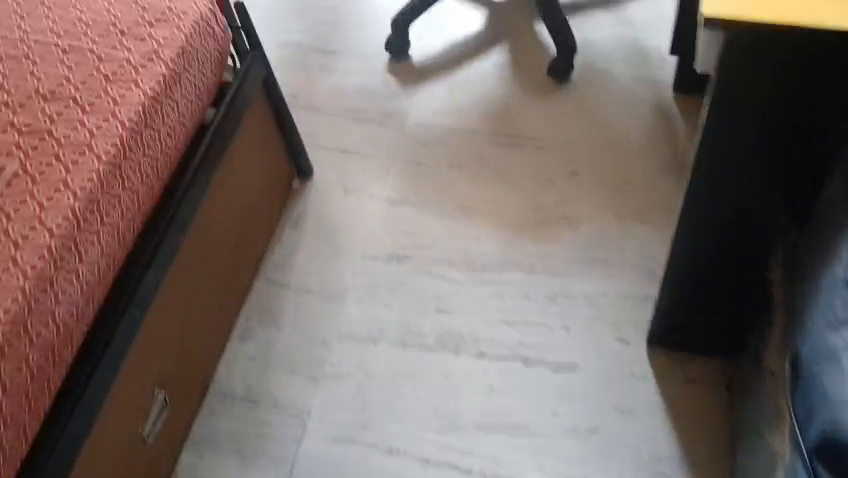
#> input picture frame 45 of clips/clip1.mp4, 848 x 478 px
$ python extract_keyframes.py
#> lines starting #> are read from the running program, lines starting #| are printed output that depends on the picture
"""Extract key frames from BlindAid video clips for annotation.

Reads each clip from c:\\blindaid\\clips\\*.mp4, samples every 3rd frame
(matching the evaluation pipeline's sample_every_n=3), resizes to 640x480,
then selects ~20 uniformly-spaced key frames per clip.

Output:
    c:\\blindaid\\evaluation\\annotation_frames\\<clip_name>\\frame_NNNN.jpg
    c:\\blindaid\\evaluation\\annotation_frames\\manifest.json

Usage:
    python evaluation/extract_keyframes.py
    python evaluation/extract_keyframes.py --clips-dir clips --keyframes-per-clip 20
    python evaluation/extract_keyframes.py --sample-every 3 --width 640 --height 480
"""

import argparse
import json
import os
import sys
import time
from pathlib import Path

import cv2
import numpy as np


# Project layout
PROJECT_ROOT = Path(__file__).resolve().parent.parent
DEFAULT_CLIPS_DIR = PROJECT_ROOT / "clips"
DEFAULT_OUTPUT_DIR = PROJECT_ROOT / "evaluation" / "annotation_frames"


def discover_clips(clips_dir: Path) -> list[Path]:
    """Find all .mp4 clips sorted naturally (clip1, clip2, ..., clip16)."""
    clips = sorted(
        clips_dir.glob("*.mp4"),
        key=lambda p: _natural_sort_key(p.stem),
    )
    return clips


def _natural_sort_key(text: str):
    """Sort 'clip2' before 'clip10'."""
    import re
    return [
        int(part) if part.isdigit() else part.lower()
        for part in re.split(r"(\d+)", text)
    ]


def extract_sampled_frames(
    video_path: Path,
    sample_every_n: int = 3,
    target_size: tuple[int, int] = (640, 480),
) -> tuple[list[np.ndarray], list[int], float, int]:
    """Read a video and return sampled + resized frames.

    Returns:
        frames: list of BGR images (640x480)
        indices: original video frame indices that were sampled
        fps: video FPS
        total_frames: total frame count in the original video
    """
#> called with sample_every_n = 3, target_size = (640, 480)
    cap = cv2.VideoCapture(str(video_path))
    if not cap.isOpened():
        raise IOError(f"Cannot open video: {video_path}")

    fps = cap.get(cv2.CAP_PROP_FPS)
    total_frames = int(cap.get(cv2.CAP_PROP_FRAME_COUNT))

    frames = []
    indices = []
    frame_idx = 0

    while True:
        ret, frame = cap.read()
#> frame is the input picture: shape (478, 848, 3); mean B, G, R 104.7, 108.6, 122.2
        if not ret:
            break
        if frame_idx % sample_every_n == 0:
            frame = cv2.resize(frame, target_size)
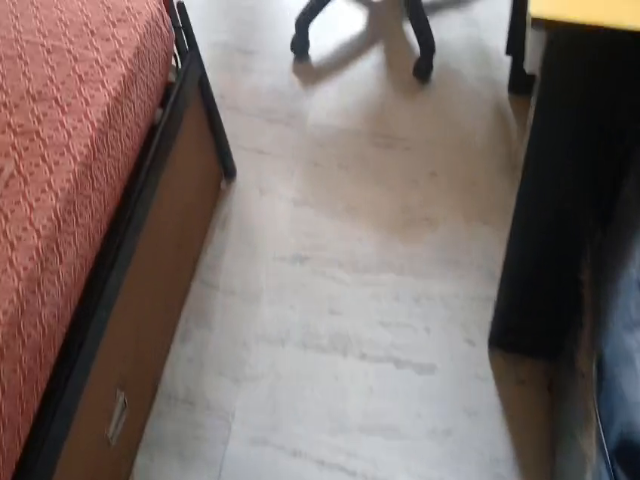
#> frame: shape (480, 640, 3); mean B, G, R 104.6, 108.5, 122.1
            frames.append(frame)
            indices.append(frame_idx)
        frame_idx += 1

    cap.release()
    return frames, indices, fps, total_frames


def select_uniform_keyframes(
    frames: list[np.ndarray],
    indices: list[int],
    num_keyframes: int = 20,
) -> list[tuple[np.ndarray, int]]:
    """Select approximately `num_keyframes` evenly-spaced frames.

    Uses uniform sampling across the sampled frame list so that
    key frames span the entire clip duration.

    Returns:
        List of (frame_image, original_video_frame_index) tuples.
    """
    n = len(frames)
    if n == 0:
        return []

    # Clamp to available frames
    k = min(num_keyframes, n)

    # Compute evenly-spaced positions (linspace gives exact endpoints)
    positions = np.linspace(0, n - 1, k, dtype=int)
    # Remove duplicates while preserving order
    seen = set()
    unique_positions = []
    for p in positions:
        if p not in seen:
            seen.add(p)
            unique_positions.append(p)

    return [(frames[i], indices[i]) for i in unique_positions]


def process_clip(
    clip_path: Path,
    output_dir: Path,
    sample_every_n: int,
    target_size: tuple[int, int],
    num_keyframes: int,
) -> list[dict]:
    """Process a single clip: extract sampled frames, select keyframes, save.

    Returns list of manifest entries for this clip.
    """
    clip_name = clip_path.stem  # e.g. "clip1"
    clip_output = output_dir / clip_name
    clip_output.mkdir(parents=True, exist_ok=True)

    # Extract all sampled frames
    frames, indices, fps, total_video_frames = extract_sampled_frames(
        clip_path, sample_every_n, target_size
    )

    duration = total_video_frames / fps if fps > 0 else 0.0

    print(f"  {clip_path.name}: {total_video_frames} total frames, "
          f"{fps:.1f} FPS, {duration:.1f}s, "
          f"{len(frames)} sampled (every {sample_every_n})")

    # Select uniform keyframes
    keyframes = select_uniform_keyframes(frames, indices, num_keyframes)

    print(f"    -> Selected {len(keyframes)} key frames (uniform sampling)")

    # Save and build manifest entries
    manifest_entries = []
    for kf_frame, orig_idx in keyframes:
        filename = f"frame_{orig_idx:04d}.jpg"
        filepath = clip_output / filename

        # Save with reasonable JPEG quality
        cv2.imwrite(str(filepath), kf_frame, [cv2.IMWRITE_JPEG_QUALITY, 95])

        # Relative path for manifest (portable across machines)
        rel_path = f"annotation_frames/{clip_name}/{filename}"
        manifest_entries.append({
            "clip": clip_path.name,           # e.g. "clip1.mp4"
            "frame_idx": orig_idx,            # original video frame index
            "image_path": rel_path,           # relative to evaluation/
        })

    return manifest_entries


def main():
    parser = argparse.ArgumentParser(
        description="Extract key frames from BlindAid clips for annotation.",
        formatter_class=argparse.RawDescriptionHelpFormatter,
    )
    parser.add_argument(
        "--clips-dir", type=str, default=str(DEFAULT_CLIPS_DIR),
        help=f"Directory containing .mp4 clips (default: {DEFAULT_CLIPS_DIR})",
    )
    parser.add_argument(
        "--output-dir", type=str, default=str(DEFAULT_OUTPUT_DIR),
        help=f"Output directory for frames (default: {DEFAULT_OUTPUT_DIR})",
    )
    parser.add_argument(
        "--sample-every", type=int, default=3,
        help="Sample every Nth frame, matching evaluation pipeline (default: 3)",
    )
    parser.add_argument(
        "--keyframes-per-clip", type=int, default=20,
        help="Number of key frames to select per clip (default: 20)",
    )
    parser.add_argument(
        "--width", type=int, default=640,
        help="Target frame width (default: 640)",
    )
    parser.add_argument(
        "--height", type=int, default=480,
        help="Target frame height (default: 480)",
    )
    args = parser.parse_args()

    clips_dir = Path(args.clips_dir)
    output_dir = Path(args.output_dir)
    target_size = (args.width, args.height)

    # Discover clips
    clips = discover_clips(clips_dir)
    if not clips:
        print(f"ERROR: No .mp4 files found in {clips_dir}")
        sys.exit(1)

    print(f"BlindAid Key Frame Extractor")
    print(f"{'=' * 60}")
    print(f"  Clips directory : {clips_dir}")
    print(f"  Output directory: {output_dir}")
    print(f"  Clips found     : {len(clips)}")
    print(f"  Sample every    : {args.sample_every} frames")
    print(f"  Keyframes/clip  : {args.keyframes_per_clip}")
    print(f"  Target size     : {target_size[0]}x{target_size[1]}")
    print(f"{'=' * 60}\n")

    output_dir.mkdir(parents=True, exist_ok=True)

    # Process all clips
    all_manifest = []
    t_start = time.perf_counter()

    for clip_path in clips:
        entries = process_clip(
            clip_path, output_dir,
            sample_every_n=args.sample_every,
            target_size=target_size,
            num_keyframes=args.keyframes_per_clip,
        )
        all_manifest.extend(entries)

    elapsed = time.perf_counter() - t_start

    # Save manifest
    manifest_path = output_dir / "manifest.json"
    with open(manifest_path, "w", encoding="utf-8") as f:
        json.dump(all_manifest, f, indent=2)

    # Summary statistics
    clips_processed = len(clips)
    total_keyframes = len(all_manifest)
    frames_per_clip = {}
    for entry in all_manifest:
        clip = entry["clip"]
        frames_per_clip[clip] = frames_per_clip.get(clip, 0) + 1

    print(f"\n{'=' * 60}")
    print(f"  SUMMARY")
    print(f"{'=' * 60}")
    print(f"  Clips processed  : {clips_processed}")
    print(f"  Total key frames : {total_keyframes}")
    print(f"  Elapsed time     : {elapsed:.1f}s")
    print(f"  Manifest saved   : {manifest_path}")
    print()
    print(f"  Frames per clip:")
    for clip_name in sorted(frames_per_clip, key=_natural_sort_key):
        print(f"    {clip_name:15s} : {frames_per_clip[clip_name]} frames")
    print()
    print(f"  Next step: annotate with")
    print(f"    python evaluation/annotate_frames.py")


if __name__ == "__main__":
    main()

$ run again, starting later in the video
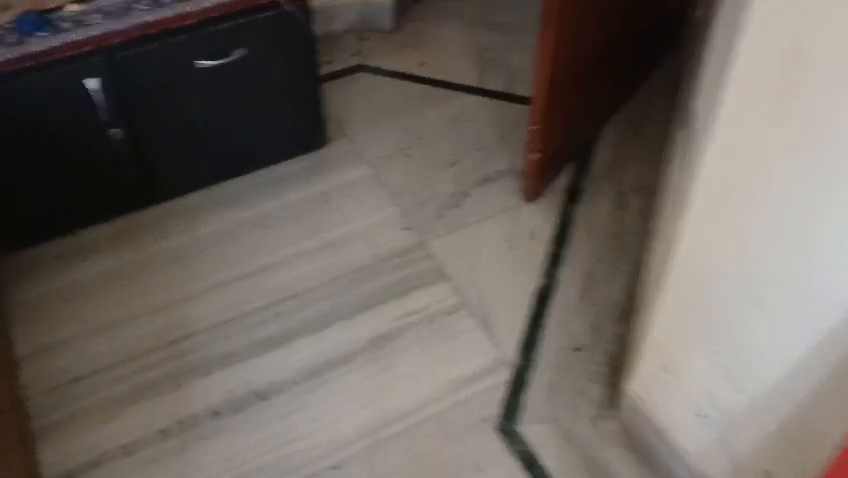
#> input picture frame 203 of clips/clip1.mp4, 848 x 478 px
#> in extract_sampled_frames, frame is the input picture: shape (478, 848, 3); mean B, G, R 94.5, 100.7, 108.1
#> in extract_sampled_frames, `frame = cv2.resize(frame, target_size)`:
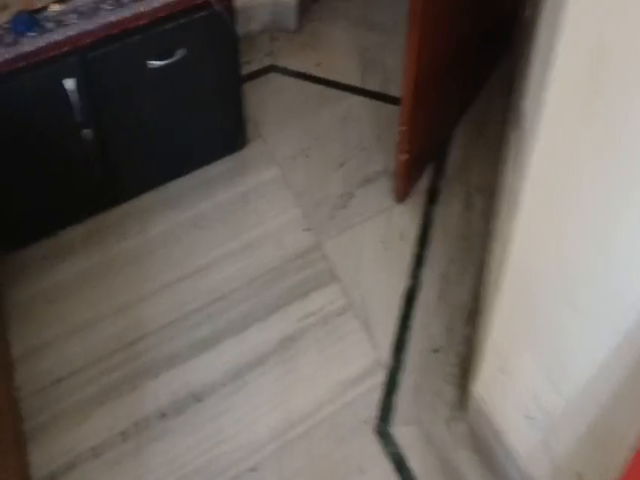
#> frame: shape (480, 640, 3); mean B, G, R 94.4, 100.7, 108.1

$ run again, starting later in the video
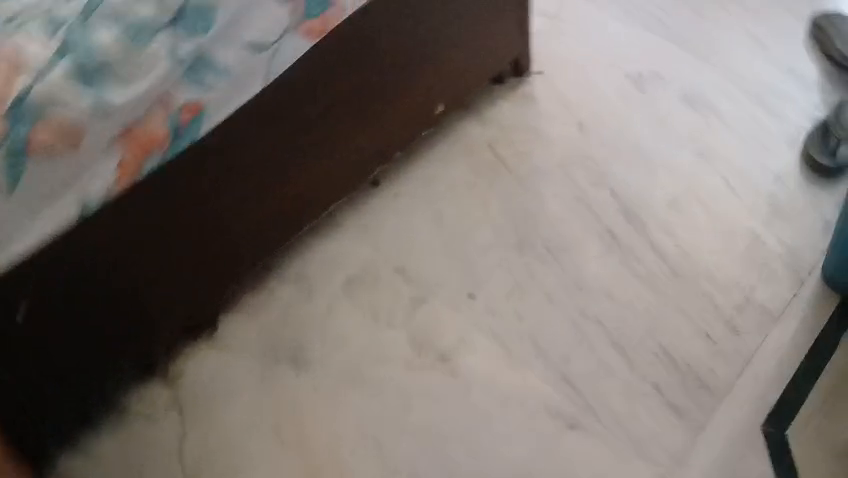
#> input picture frame 362 of clips/clip1.mp4, 848 x 478 px
#> in extract_sampled_frames, frame is the input picture: shape (478, 848, 3); mean B, G, R 112.5, 117.3, 124.4
#> in extract_sampled_frames, `frame = cv2.resize(frame, target_size)`:
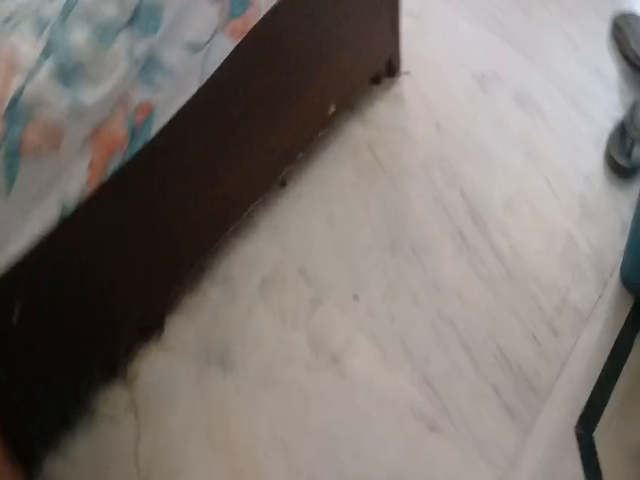
#> frame: shape (480, 640, 3); mean B, G, R 112.5, 117.2, 124.3
